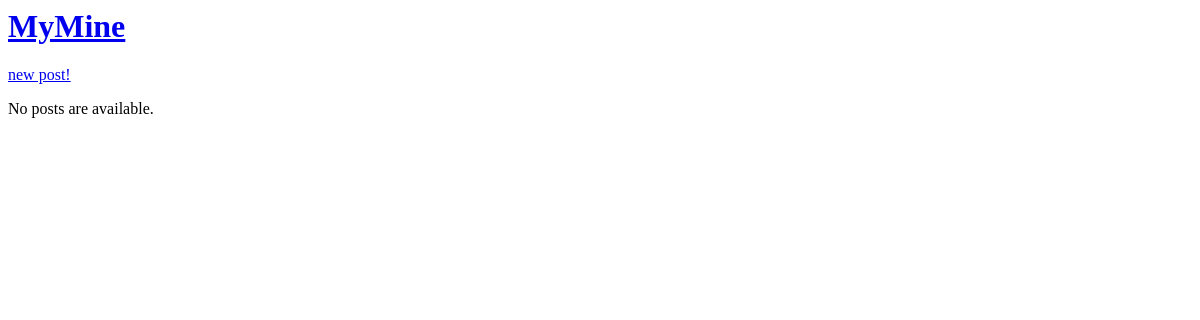
Page /posts/index/ on the earlier database version.
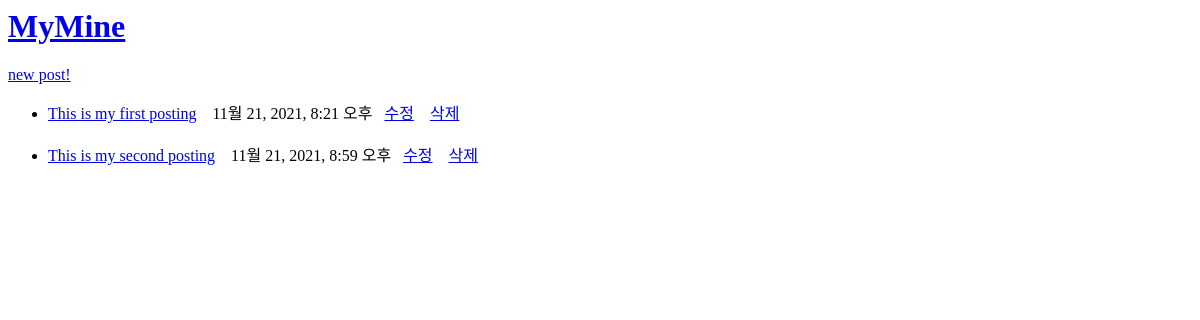
Same page on the later database version.
### posts/models.py (models this page shows, shortened)
class Post(models.Model):
    title_text = models.CharField(max_length=120)
    content_text = models.CharField(max_length=1000)
    today_date = models.DateTimeField(auto_now_add=True)

### posts/views.py (the view)
# urls.py: path('index/', views.index, name='index'),
def index(request):
    post_list = Post.objects.all()
    context = {'post_list': post_list}
    return render(request, 'posts/index.html', context)

### posts/templates/posts/index.html (shortened to what this page needs)
<h1><a href="{% url 'posts:index' %}">MyMine</a></h1>
<a href="{% url 'posts:create' %}">new post!</a>
{% if post_list %}
    <ul>
    {% for post in post_list %}
        <li>
            <a href="{% url 'posts:detail' post.pk %}">{{post.title_text}}</a>&nbsp;&nbsp;&nbsp;
            {{post.today_date }}&nbsp;&nbsp;
            <a href="{% url 'posts:update' post.pk %}">수정</a>
            <a href="{% url 'posts:delete' post.pk %}">삭제</a>
        </li>
        <br>
    {% endfor %}
    </ul>
{% else %}
    <p>No posts are available.</p>
{% endif %}

Differences in the rows shown:
added Post: title_text "This is my first posting", today_date "11월 21, 2021, 8:21 오후"
added Post: title_text "This is my second posting", today_date "11월 21, 2021, 8:59 오후"
Other differences:
text no longer shown: "No posts are available."
